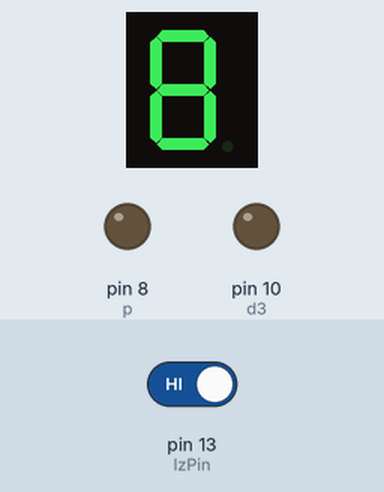
Bench run of a sketch on a simulated Arduino Uno, built with avr-gcc and run on an emulated ATmega328P. Shown: 1-digit seven-segment display, output pins drawn as LEDs (lit = HIGH). Wiring (inferred from the names in the program): 1-digit 7-segment display, segments lit when LOW: segments pin 1, pin 2, pin 3, pin 4, pin 5, pin 6, pin 7. The inputs (shaded band) are chosen by the test bench; at power-on: pin 13 (lzPin) HIGH. The segment pins are drawn as the display they are named for; pins used as bus, display or sensor lines are not drawn.

Above: at 1.2 s.
1.3 s: pin 13 (lzPin) driven LOW
At 3.6 s:
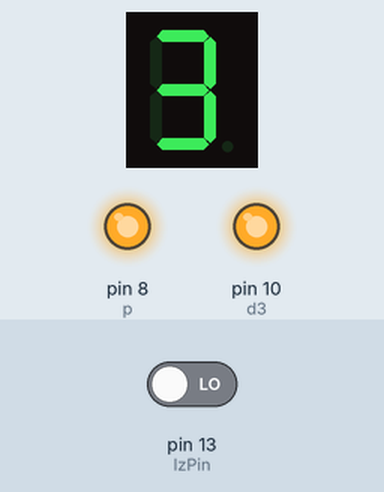
4.3 s: pin 13 (lzPin) driven HIGH
5.8 s: pin 13 (lzPin) driven LOW
At 6.6 s:
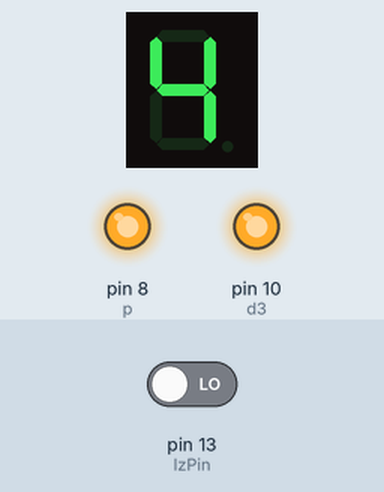
Timing chart, 0 to 8.8 s (numbered marks = the images above; inputs shaded):
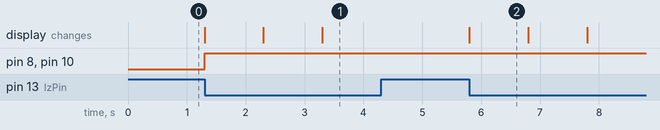

The sketch:

counter-and-led.ino
```cpp
int lzPin = 13;
int lzState = 0;

   //设置阴极接口
int a = 1;
int b = 2;
int c = 3;
int d = 4;
int e = 5;
int f = 6;
int g = 7;
int p = 8;
//设置阳极接口
int d4 = 9;
int d3 = 10;
int d2 = 11;
int d1 = 12;

int step =0;//thw number of every step
byte segs[7] = { a, b, c, d, e, f, g };

byte seven_seg_digits[10][7] = { { 0,0,0,0,0,0,1 },  // = 0
                                 { 1,0,0,1,1,1,1 },  // = 1
                                 { 0,0,1,0,0,1,0 },  // = 2
                                 { 0,0,0,0,1,1,0 },  // = 3
                                 { 1,0,0,1,1,0,0 },  // = 4
                                 { 0,1,0,0,1,0,0 },  // = 5
                                 { 0,1,0,0,0,0,0 },  // = 6
                                 { 0,0,0,1,1,1,1 },  // = 7
                                 { 0,0,0,0,0,0,0 },  // = 8
                                 { 0,0,0,0,1,0,0 }   // = 9
                             };

void setup() {
      pinMode(lzPin, INPUT);

      pinMode(d1, OUTPUT);
      pinMode(d2, OUTPUT);
      pinMode(d3, OUTPUT);
      pinMode(d4, OUTPUT);
      pinMode(a, OUTPUT);
      pinMode(b, OUTPUT);
      pinMode(c, OUTPUT);
      pinMode(d, OUTPUT);
      pinMode(e, OUTPUT);
      pinMode(f, OUTPUT);
      pinMode(g, OUTPUT);
      pinMode(p, OUTPUT);
}

void loop()
{
   lzState = digitalRead(lzPin);
   if (lzState == LOW)
      {
       step++;
       screen(step);
       delay(1000);
      }
   else
      {
      }
}

void pickDigit(int x)  //定义pickDigit(x),其作用是开启dx端口
{
  digitalWrite(d1, LOW);
  digitalWrite(d2, LOW);
  digitalWrite(d3, LOW);
  digitalWrite(d4, LOW);

  switch(x)
  {
  case 1:
    digitalWrite(d1, HIGH);
    break;
  case 2:
    digitalWrite(d2, HIGH);
    break;
  case 3:
    digitalWrite(d3, HIGH);
    break;
  default:
    digitalWrite(d4, HIGH);
    break;
  }
}

void clearLEDs()  //清屏
{
  digitalWrite(a, HIGH);
  digitalWrite(b, HIGH);
  digitalWrite(c, HIGH);
  digitalWrite(d, HIGH);
  digitalWrite(e, HIGH);
  digitalWrite(f, HIGH);
  digitalWrite(g, HIGH);
  digitalWrite(p, HIGH);
}

// 点亮对应数字的数码管
void lightSegments(int x) {
  for (int i = 0; i < 7; i++) {
    digitalWrite(segs[i], seven_seg_digits[x][i]);
  }
}

void screen(int n)
{
  clearLEDs();
  pickDigit(1);
  lightSegments((n/1000)%10);
  clearLEDs();
  pickDigit(2);
  lightSegments((n/100)%10);
  clearLEDs();
  pickDigit(3);
  lightSegments((n/10)%10);
  clearLEDs();
  lightSegments(4);
  lightSegments(n%10);
}
```

Measured:
- after the input at 1.3 s, pin 8 (p), pin 10 (d3): LOW → HIGH at once; the display: first changes at once (image 1 shows a later state)
- after the input at 4.3 s, every drawn part: stays the same
- after the input at 5.8 s, the display: changes at once (image 2)
- what the display in image 2 shows lasts 1.0 s, from 5.8 s to 6.8 s
